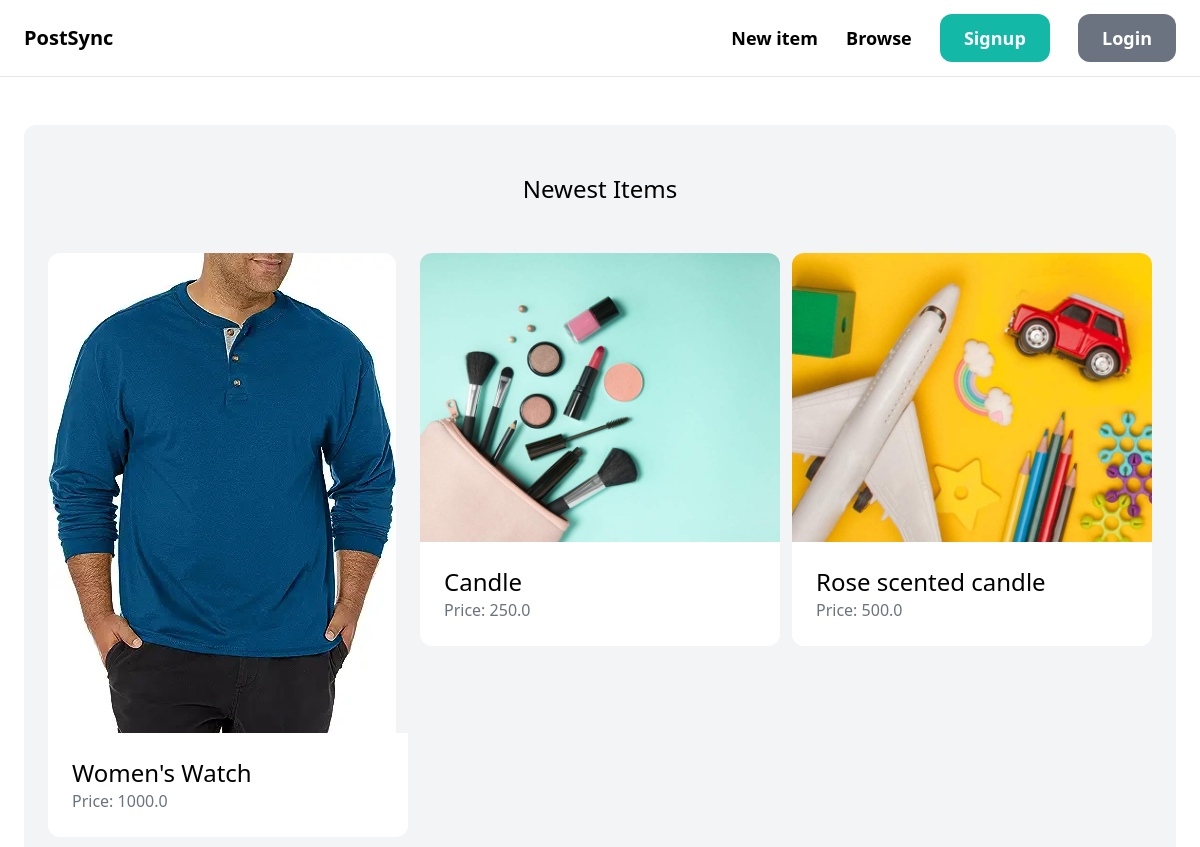
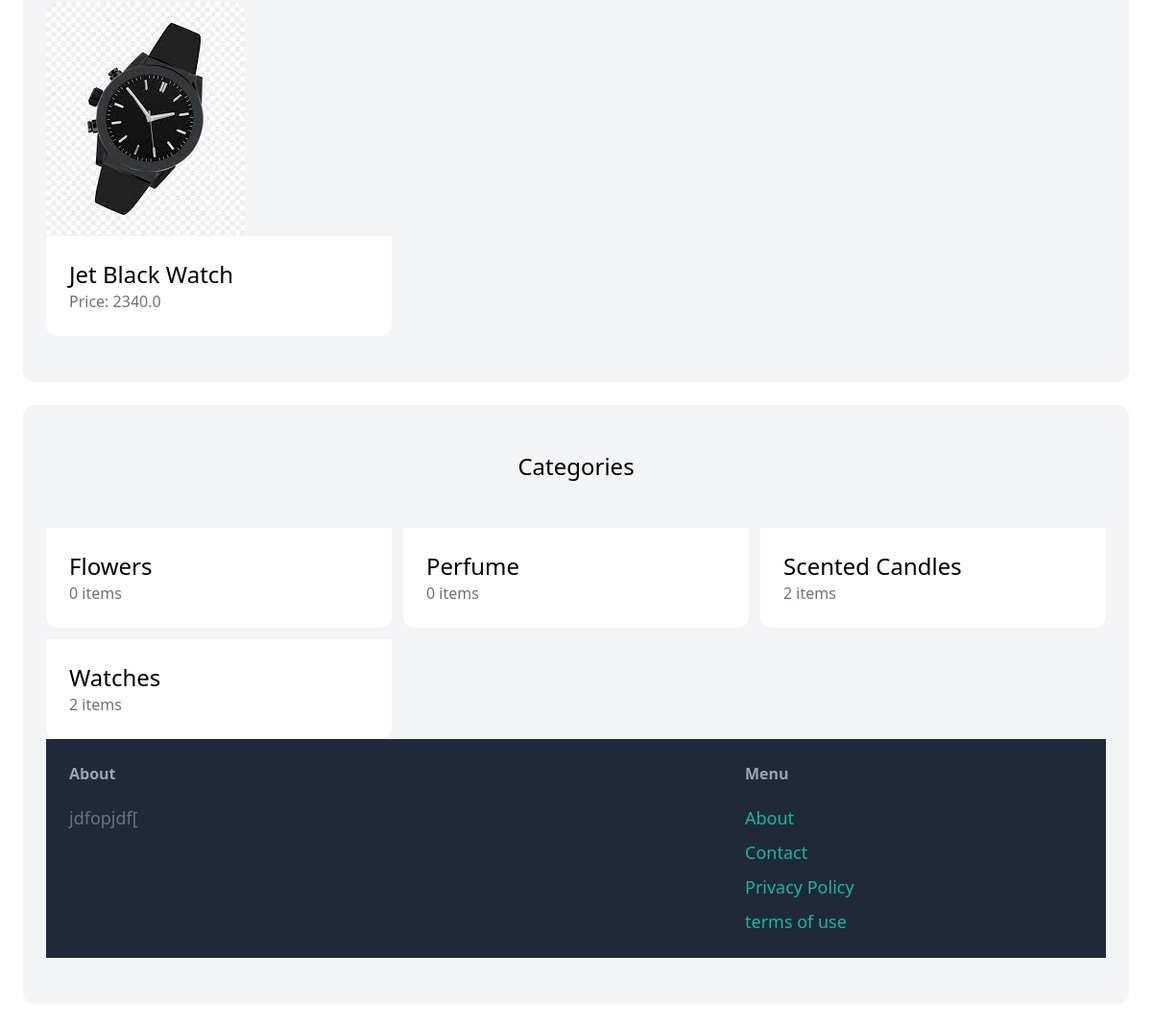
The app's page /, older data (2 pictures, top to bottom).
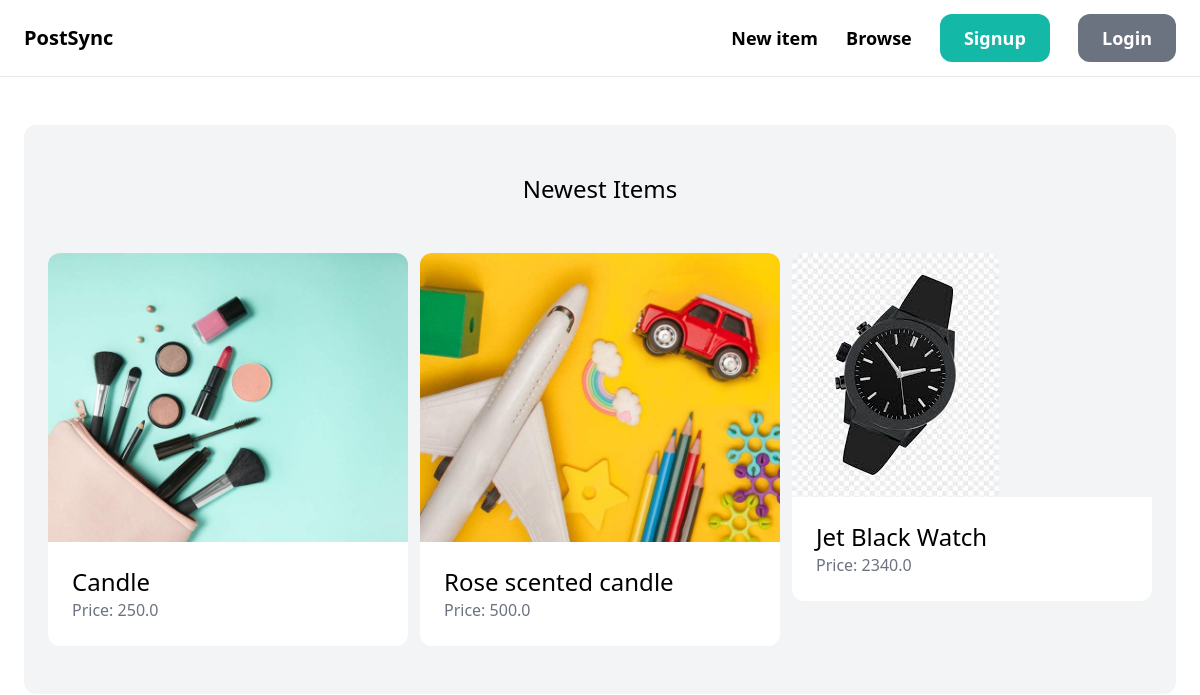
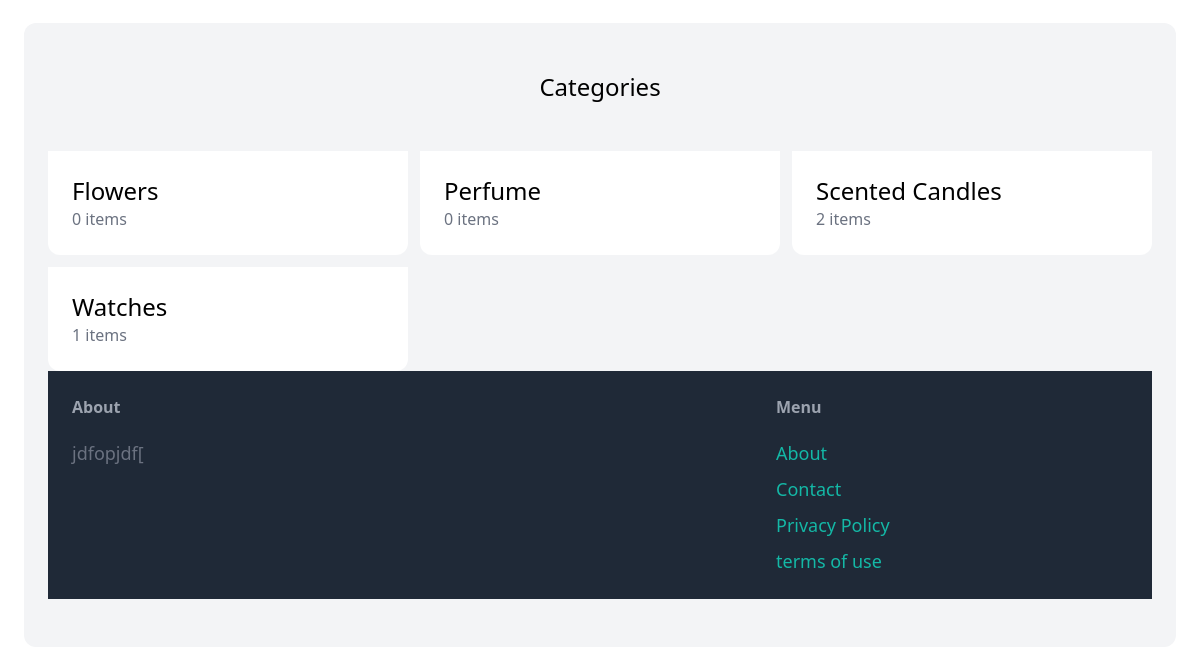
The same page, newer data (2 pictures, top to bottom).
### item/models.py (models this page shows, shortened)
class Item(models.Model):
    category=models.ForeignKey(Category,related_name='items',on_delete=models.CASCADE)
    name=models.CharField(max_length=255)
    description=models.TextField(blank=True,null=True)
    price=models.FloatField()
    image=models.ImageField(upload_to='item_images',blank=True,null=True)
    is_sold=models.BooleanField(default=False)
    created_by=models.ForeignKey(User,related_name='items',on_delete=models.CASCADE)
    created_at=models.DateTimeField(auto_now_add=True)

class Category(models.Model):
    name = models.CharField(max_length=100)
    class Meta:
        ordering=('name',)
        verbose_name_plural='categories'

### core/views.py (the view)
# urls.py: path('', views.index, name='index'),
def index(request):
    items=Item.objects.filter(is_sold=False)[0:6]
    categories=Category.objects.all()
    return render(request, 'core/index.html',{
        'categories':categories,
        'items':items
    })

### core/templates/core/index.html (shortened to what this page needs)
{% extends 'core/base.html' %}
{% block content %}
    <div class="mt-6 px-6 py-12 bg-gray-100 rounded-xl">
        <h2 class="mb-12 text-2xl text-center">Newest Items</h2>
        <div class="grid grid-cols-3 gap-3">
            {% for item in items %}
            <div>
                <a href="{% url 'item:detail' item.id %}">
                    <div>
                        <img src="{{item.image.url}}" class="rounded-t-xl">
                    </div>
                    <div class="p-6 bg-white rounded-b-xl">
                        <h2 class="text-2xl">{{item.name}}</h2>
                        <p class="text-gray-500">Price: {{item.price}}</p>
                    </div>
                </a>
            </div>
            {% endfor %}
        </div>
    </div>
    <div class="mt-6 px-6 py-12 bg-gray-100 rounded-xl">
        <h2 class="mb-12 text-2xl text-center">Categories</h2>
        <div class="grid grid-cols-3 gap-3">
            {% for category in categories %}
            <div>
                <a href="#">
                    <div class="p-6 bg-white rounded-b-xl">
                        <h2 class="text-2xl">{{category.name}}</h2>
                        <p class="text-gray-500">{{category.items.count}} items</p>
                    </div>
                </a>
            </div>
            {% endfor %}
{% endblock %}

### core/templates/core/base.html (shortened to what this page needs)
<!DOCTYPE html>
<html lang="en">
<head>
    <script src="https://cdn.tailwindcss.com"></script>
</head>
<body>
    <nav class="py-6 px-6 flex justify-between items-center border-b border-gray-200">
        <a href="/" class="text-xl font-semibold">PostSync</a>
        <div class="space-x-6">
             <a href="{% url 'item:new' %}" class="text-lg font-semibold hover:text-gray-500">New item</a>
            <a href="{% url 'item:items' %}" class="text-lg font-semibold hover:text-gray-500">Browse</a>
            {% if request.user.is_authenticated %}
                <a href="#" class="px-6 py-3 text-lg font-semibold bg-teal-500 text-white rounded-xl hover:bg-teal-700">Inbox</a>
                <a href="{% url 'dashboard:index' %}" class="px-6 py-3 text-lg font-semibold bg-gray-500 text-white rounded-xl hover:bg-gray-700">Dashboard</a>
            {% else %}
                <a href="{% url 'core:signup' %}" class="px-6 py-3 text-lg font-semibold bg-teal-500 text-white rounded-xl hover:bg-teal-700">Signup</a>
                <a href="{% url 'core:login' %}" class="px-6 py-3 text-lg font-semibold bg-gray-500 text-white rounded-xl hover:bg-gray-700">Login</a>
            {% endif %}
        </div>
    </nav>
    <div class="px-6 py-6">
        {% block content %}
        {% endblock %}
    </div>
    <footer class="py-6 px-6 flex justify-between bg-gray-800">
        <div class="w-2/3 pr-10">
            <h3 class="mb-5 font-semibold text-gray-400">
                About
            </h3>
            <p class="text-lg text-gray-500">jdfopjdf[</p>
        </div>
        <div class="w-1/3">
            <h3 class="mb-5 font-semibold text-gray-400">
                Menu
            </h3>
            <ul class="space-y-2">
                <li><a href="#" class="text-lg text-teal-500 hover:text-teal-700">About</a></li>
                <li><a href="{% url 'core:contact' %}" class="text-lg text-teal-500 hover:text-teal-700">Contact</a></li>
                <li><a href="#" class="text-lg text-teal-500 hover:text-teal-700">Privacy Policy</a></li>
                <li><a href="#" class="text-lg text-teal-500 hover:text-teal-700">terms of use</a></li>
            </ul>
        </div>
    </footer>
</body>
</html>

Row changes from the older to the newer data that the page shows:
removed Item: image (picture), name "Women's Watch", price "1000.0"
computed for Category "Watches": items.count "2" → "1"
